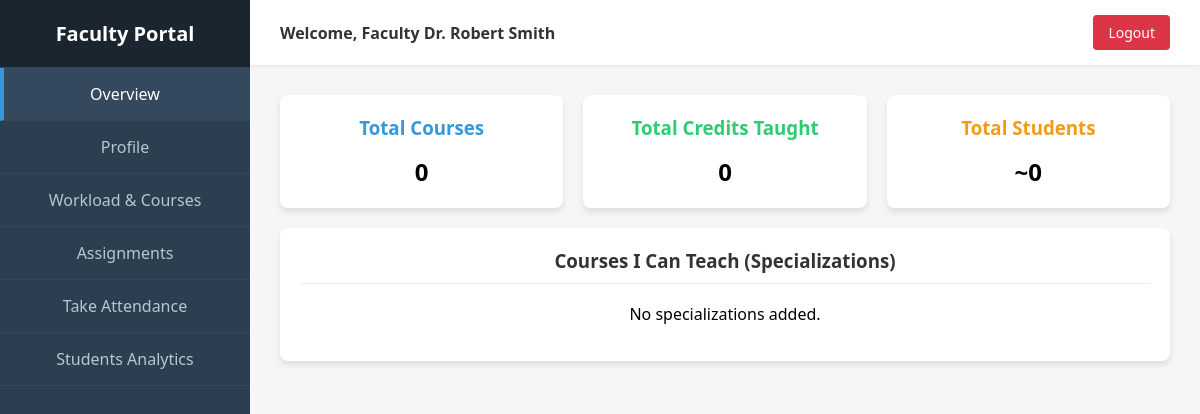
The app's page /faculty/dashboard/, older data.
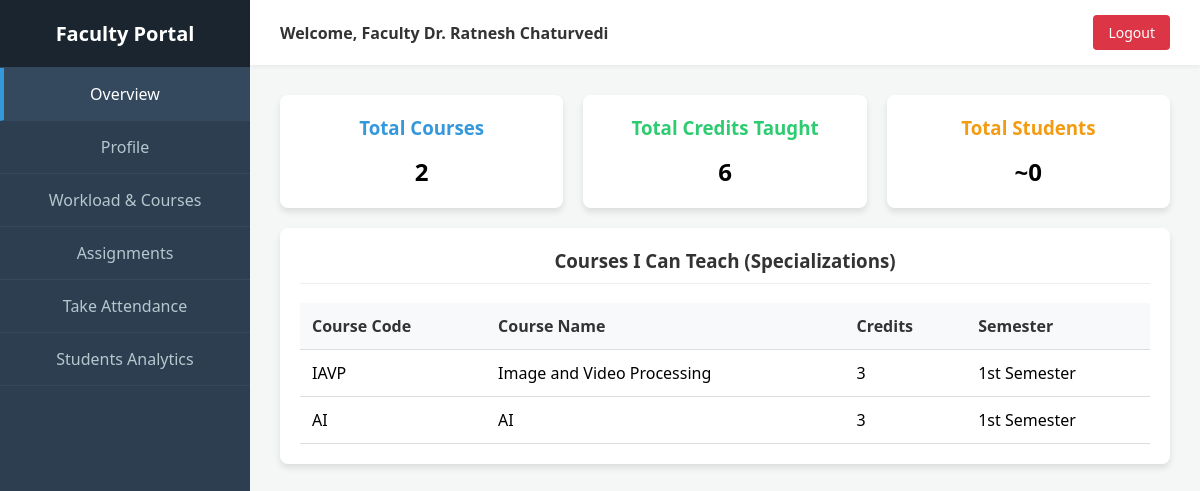
The same page, newer data.
### backend/faculty/models.py (models this page shows, shortened)
class FacultyProfile(models.Model):
    user = models.OneToOneField(User, on_delete=models.CASCADE, related_name='faculty_module_profile')
    department = models.ForeignKey(Department, on_delete=models.SET_NULL, null=True, related_name='faculties')
    designation = models.CharField(max_length=100, default="Assistant Professor")
    contact_number = models.CharField(max_length=20, null=True, blank=True)
    address = models.TextField(null=True, blank=True)
    date_joined = models.DateField(auto_now_add=True)

class FacultyCourseAssignment(models.Model):
    faculty = models.ForeignKey(FacultyProfile, on_delete=models.CASCADE, related_name='course_assignments')
    course = models.ForeignKey(Course, on_delete=models.CASCADE, related_name='assigned_faculties')
    semester = models.CharField(max_length=50, choices=SEMESTER_CHOICES)
    class Meta:
        unique_together = ('faculty', 'course', 'semester')
        verbose_name = 'Faculty Course Specialization'
        verbose_name_plural = 'Faculty Course Specializations'

### authentication/models.py (models this page shows, shortened)
class User(models.Model):
    ROLE_CHOICES = [
        ('student','Student'),
        ('faculty','Faculty'),
        ('admin','Admin')
    ]
    name = models.CharField(max_length=100)
    email = models.EmailField(unique=True)
    role = models.CharField(max_length=10, choices=ROLE_CHOICES)
    password = models.CharField(max_length=100, default="ADMIN")

### backend/student/models.py (models this page shows, shortened)
class Course(models.Model):
    name = models.CharField(max_length=200)
    code = models.CharField(max_length=50, unique=True)
    description = models.TextField(null=True, blank=True)
    credits = models.IntegerField(default=3)

### backend/faculty/views.py (the view)
# urls.py: path('dashboard/', views.faculty_dashboard, name='faculty_dashboard'),
def faculty_dashboard(request):
    try:
        profile = get_faculty_profile(request)
        if not profile:
            return render(request, "dashboards/faculty/overview.html", {"error": "No faculty profile found for this user."})
        assignments = FacultyCourseAssignment.objects.filter(faculty=profile)
        total_courses = assignments.count()
        total_credits = sum(a.course.credits for a in assignments)
        course_ids = assignments.values_list('course_id', flat=True)
        total_students = Enrollment.objects.filter(course_id__in=course_ids).values('student').distinct().count()
        context = {
            'profile': profile,
            'total_courses': total_courses,
            'total_credits': total_credits,
            'total_students': total_students,
            'assignments': assignments[:5]
        }
        return render(request, "dashboards/faculty/overview.html", context)
    except Exception as e:
        return render(request, "dashboards/faculty/overview.html", {"error": str(e)})

### backend/faculty/views.py (called while the page is built)
def get_faculty_profile(request):
    faculty_email = request.session.get('faculty_email')
    if faculty_email:
        return FacultyProfile.objects.filter(user__email=faculty_email).first()
    return FacultyProfile.objects.first() # Fallback for demo

### templates/dashboards/faculty/overview.html (shortened to what this page needs)
{% extends "dashboards/faculty/base.html" %}
{% block content %}
<div
    style="display: grid; grid-template-columns: repeat(auto-fit, minmax(200px, 1fr)); gap: 20px; margin-bottom: 20px;">
    <div class="card" style="margin-bottom: 0;">
        <h3 style="color: #3498db; border-bottom: none; margin-bottom: 5px;">Total Courses</h3>
        <p style="font-size: 24px; font-weight: bold; margin: 0;">{{ total_courses }}</p>
    </div>
    <div class="card" style="margin-bottom: 0;">
        <h3 style="color: #2ecc71; border-bottom: none; margin-bottom: 5px;">Total Credits Taught</h3>
        <p style="font-size: 24px; font-weight: bold; margin: 0;">{{ total_credits }}</p>
    </div>
    <div class="card" style="margin-bottom: 0;">
        <h3 style="color: #f39c12; border-bottom: none; margin-bottom: 5px;">Total Students</h3>
        <p style="font-size: 24px; font-weight: bold; margin: 0;">~{{ total_students }}</p>
    </div>
</div>
<div class="card">
    <h3>Courses I Can Teach (Specializations)</h3>
    {% if assignments %}
    <table>
        <thead>
            <tr>
                <th>Course Code</th>
                <th>Course Name</th>
                <th>Credits</th>
                <th>Semester</th>
            </tr>
        </thead>
        <tbody>
            {% for a in assignments %}
            <tr>
                <td>{{ a.course.code }}</td>
                <td>{{ a.course.name }}</td>
                <td>{{ a.course.credits }}</td>
                <td>{{ a.semester }}</td>
            </tr>
            {% endfor %}
        </tbody>
    </table>
    {% else %}
    <p>No specializations added.</p>
    {% endif %}
</div>
{% endblock %}

### templates/dashboards/faculty/base.html (shortened to what this page needs)
<!DOCTYPE html>
<html lang="en">
<head>
    <link rel="stylesheet" href="/static/css/style.css">
</head>
<body>
    <div class="sidebar">
        <div class="sidebar-header">
            <h2>Faculty Portal</h2>
        </div>
        <div class="nav-links">
            <a href="/faculty/dashboard/"
                class="nav-item {% if request.path  ==  '/faculty/dashboard/'  %}active{% endif %}">Overview</a>
            <a href="/faculty/dashboard/profile/"
                class="nav-item {% if '/profile/' in request.path %}active{% endif %}">Profile</a>
            <a href="/faculty/dashboard/courses/"
                class="nav-item {% if '/courses/' in request.path %}active{% endif %}">Workload & Courses</a>
            <a href="/faculty/dashboard/assignments/"
                class="nav-item {% if '/assignments/' in request.path %}active{% endif %}">Assignments</a>
            <a href="/faculty/dashboard/attendance/"
                class="nav-item {% if '/attendance/' in request.path %}active{% endif %}">Take Attendance</a>
            <a href="/faculty/dashboard/analytics/"
                class="nav-item {% if '/analytics/' in request.path %}active{% endif %}">Students Analytics</a>
        </div>
    </div>
    <div class="main-content">
        <div class="topbar">
            <div class="user-info">
                Welcome, Faculty {{ profile.user.name|default:"" }}
            </div>
            <a href="/auth/" class="btn-logout">Logout</a>
        </div>
        <div class="content-area">
            {% block content %}{% endblock %}
        </div>
    </div>
</body>
</html>

Row changes from the older to the newer data that the page shows:
removed FacultyProfile: user.name "Dr. Robert Smith"
added FacultyProfile: user.name "Dr. Ratnesh Chaturvedi"
added FacultyCourseAssignment: course.code "IAVP", course.name "Image and Video Processing", course.credits "3", semester "1st Semester"
added FacultyCourseAssignment: course.code "AI", course.name "AI", course.credits "3", semester "1st Semester"
Text that changed along with them:
{{ total_courses }}: "0" → "2"
{{ total_credits }}: "0" → "6"
text no longer shown: "No specializations added."
text now shown: "Course Code Course Name Credits Semester"
